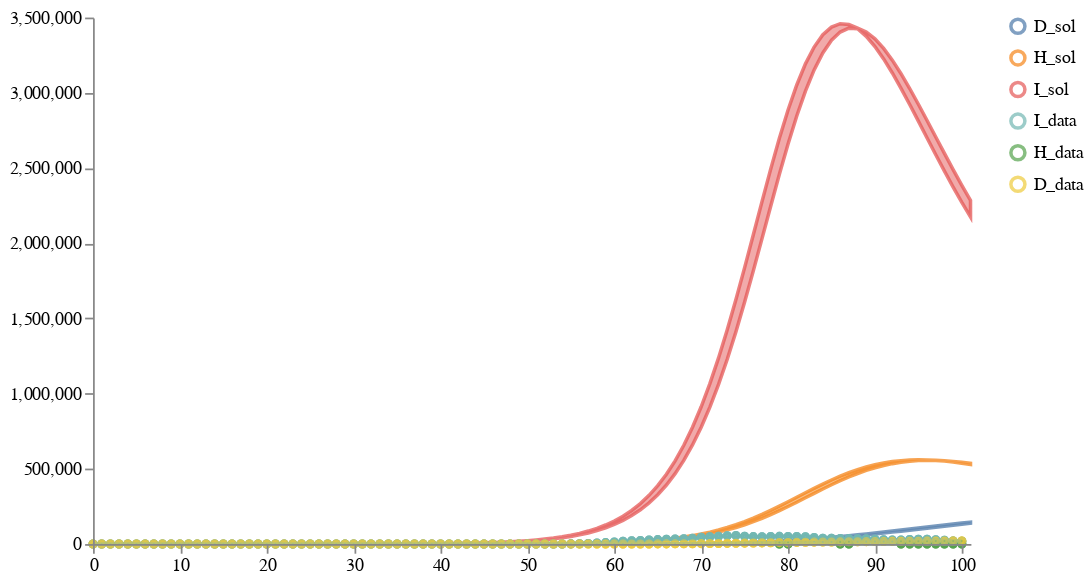

The cell this chart's notebook holds for it:
### Code cell
num_samples = 2
model_paths = [model1_location, model4_location]
data_path = "../../notebook/ensemble_eval_sa/NY_data1.csv"
weights = [1/2, 1/2]
solution_mappings = [{"I": "I", "H": "H", "D": "D"},
                     {"I": "I", "H": "H", "D": "D"}, 
                     ]

# Run the calibration and sampling
result = load_and_calibrate_and_sample_ensemble_model(
    model_paths,
    data_path,
    weights,
    solution_mappings,
    num_samples,
    timepoints,
    verbose=True,
    total_population=19340000,
    num_iterations=10,
    time_unit="days",
    visual_options={"title": "Calibrated Ensemble", "subset":".*_sol"}
)

# # Save results
# result["data"].to_csv(
#     os.path.join(DEMO_PATH, "results_petri_ensemble/calibrated_sample_results.csv"), index=False
# )
# result["quantiles"].to_csv(
#     os.path.join(DEMO_PATH, "results_petri_ensemble/calibrated_quantile_results.csv"), index=False
# )

# Plot results
schema = plots.trajectories(pd.DataFrame(result["data"]), subset=".*_sol",
                            points=test_data.reset_index(drop=True).rename(columns={"I":"I_data", "H":"H_data", "D":"D_data"}),
                           )
schema = plots.pad(schema, 5)
plots.ipy_display(schema)

### Figure 1 — Vega specification as saved in the notebook (floating-point values rounded to 4 significant figures; data arrays with more than 128 entries replaced by an {"elided": "..."} marker saying what was removed)
{"$schema": "https://vega.github.io/schema/vega/v5.json", "axes": [{"name": "x_axis", "orient": "bottom", "scale": "xscale", "zindex": 100}, {"name": "y_axis", "orient": "left", "scale": "yscale", "zindex": 100}], "data": [{"name": "distributions", "values": {"elided": "306 records"}}, {"name": "traces", "transform": [{"expr": "isValid(datum.value)", "type": "filter"}], "values": []}, {"name": "points", "values": {"elided": "214 records"}}, {"name": "markers", "values": []}, {"name": "selected", "on": [{"remove": true, "trigger": "clear"}, {"remove": true, "trigger": "!shift"}, {"insert": "clicked", "trigger": "!shift && clicked"}, {"toggle": "clicked", "trigger": "shift && clicked"}]}], "height": 300, "legends": [{"encode": {"labels": {"interactive": true, "name": "legendLabel", "update": {"opacity": [{"test": "!length(data('selected')) || indata('selected', 'value', datum.value)", "value": 1}, {"value": 0.25}]}}, "symbols": {"interactive": true, "name": "legendSymbol", "update": {"fill": {"value": "transparent"}, "opacity": [{"test": "!length(data('selected')) || indata('selected', 'value', datum.value)", "value": 0.7}, {"value": 0.15}], "size": {"value": 64}, "strokeWidth": {"value": 2}}}}, "name": "color_legend", "stroke": "color"}], "marks": [{"from": {"facet": {"data": "points", "groupby": "trajectory", "name": "points_split"}}, "marks": [{"encode": {"hover": {"fillOpacity": {"value": 0.9}}, "update": {"fill": {"field": "trajectory", "scale": "color"}, "fillOpacity": [{"test": "!length(data('selected')) || indata('selected', 'value', datum.trajectory)", "value": 0.5}, {"value": 0.15}], "size": {"value": 10}, "stroke": {"field": "trajectory", "scale": "color"}, "strokeOpacity": [{"test": "!length(data('selected')) || indata('selected', 'value', datum.trajectory)", "value": 0.75}, {"value": 0.15}], "strokeWidth": {"value": 2}, "tooltip": {"field": "value"}, "x": {"field": "timepoint", "scale": "xscale"}, "y": {"field": "value", "scale": "yscale"}}}, "from": {"data": "points"}, "name": "_points_symbol", "type": "symbol", "zindex": 3}, {"encode": {"hover": {"fillOpacity": {"value": 0.9}}, "update": {"interpolate": {"value": "linear"}, "stroke": {"field": "trajectory", "scale": "color"}, "strokeOpacity": [{"test": "!length(data('selected')) || indata('selected', 'value', datum.trajectory)", "value": 0.3}, {"value": 0.1}], "strokeWidth": {"value": 2}, "x": {"field": "timepoint", "scale": "xscale"}, "y": {"field": "value", "scale": "yscale"}}}, "from": {"data": "points"}, "name": "_points_line", "type": "line", "zindex": 3}], "name": "_points", "type": "group", "zindex": 3}, {"from": {"facet": {"data": "traces", "groupby": "trajectory", "name": "traces_split"}}, "marks": [{"encode": {"hover": {"fillOpacity": {"value": 0.9}}, "update": {"interpolate": {"value": "linear"}, "stroke": {"field": "trajectory", "scale": "color"}, "strokeOpacity": [{"test": "!length(data('selected')) || indata('selected', 'value', datum.trajectory)", "value": 0.75}, {"value": 0.15}], "strokeWidth": {"value": 2}, "x": {"field": "timepoint", "scale": "xscale"}, "y": {"field": "value", "scale": "yscale"}}}, "from": {"data": "traces_split"}, "name": "_traces_lines", "type": "line"}], "name": "_traces", "type": "group", "zindex": 2}, {"from": {"facet": {"data": "distributions", "groupby": "trajectory", "name": "trajectory_split"}}, "marks": [{"encode": {"hover": {"fillOpacity": {"value": 0.9}}, "update": {"fill": {"field": "trajectory", "scale": "color"}, "fillOpacity": [{"test": "!length(data('selected')) || indata('selected', 'value', datum.trajectory)", "value": 0.5}, {"value": 0.15}], "interpolate": {"value": "linear"}, "stroke": {"field": "trajectory", "scale": "color"}, "strokeOpacity": [{"test": "!length(data('selected')) || indata('selected', 'value', datum.trajectory)", "value": 0.75}, {"value": 0.15}], "strokeWidth": {"value": 2}, "x": {"field": "timepoint", "scale": "xscale"}, "y": {"field": "upper", "scale": "yscale"}, "y2": {"field": "lower", "scale": "yscale"}}}, "from": {"data": "trajectory_split"}, "type": "area"}], "name": "_distributions", "type": "group", "zindex": 1}, {"marks": [{"encode": {"enter": {"stroke": {"value": "lightgray"}}, "update": {"opacity": {"value": 1}, "x": {"field": "timepoint", "scale": "xscale"}, "y": {"signal": "height"}, "y2": {"value": 0}}}, "from": {"data": "markers"}, "name": "_marker text", "type": "rule"}, {"encode": {"enter": {"fontSize": {"value": 8}, "text": {"field": "datum.label"}, "y": {"value": 0}}}, "from": {"data": "_marker text"}, "name": "_marker flags", "transform": [{"as": ["x", "_y", "opacity", "align", "baseline"], "lineAnchor": "start", "offset": [1], "size": {"signal": "[width, height]"}, "type": "label"}], "type": "text"}], "name": "_markers", "type": "group"}], "padding": 5, "scales": [{"domain": {"fields": [{"data": "distributions", "field": "timepoint"}, {"data": "traces", "field": "timepoint"}, {"data": "points", "field": "timepoint"}, {"data": "markers", "field": "timepoint"}]}, "name": "xscale", "range": "width", "type": "linear", "zero": false}, {"domain": {"fields": [{"data": "distributions", "field": "lower"}, {"data": "distributions", "field": "upper"}, {"data": "traces", "field": "value"}, {"data": "points", "field": "value"}]}, "name": "yscale", "nice": true, "range": "height", "type": "linear", "zero": true}, {"domain": {"fields": [{"data": "distributions", "field": "trajectory"}, {"data": "traces", "field": "trajectory"}, {"data": "points", "field": "trajectory"}]}, "name": "color", "range": "category", "type": "ordinal"}], "signals": [{"name": "clear", "on": [{"events": "mouseup[!event.item]", "force": true, "update": "true"}], "value": true}, {"name": "shift", "on": [{"events": "@legendSymbol:click, @legendLabel:click", "force": true, "update": "event.shiftKey"}], "value": false}, {"name": "clicked", "on": [{"events": "@legendSymbol:click, @legendLabel:click", "force": true, "update": "{value: datum.value}"}], "value": null}], "width": 500}
